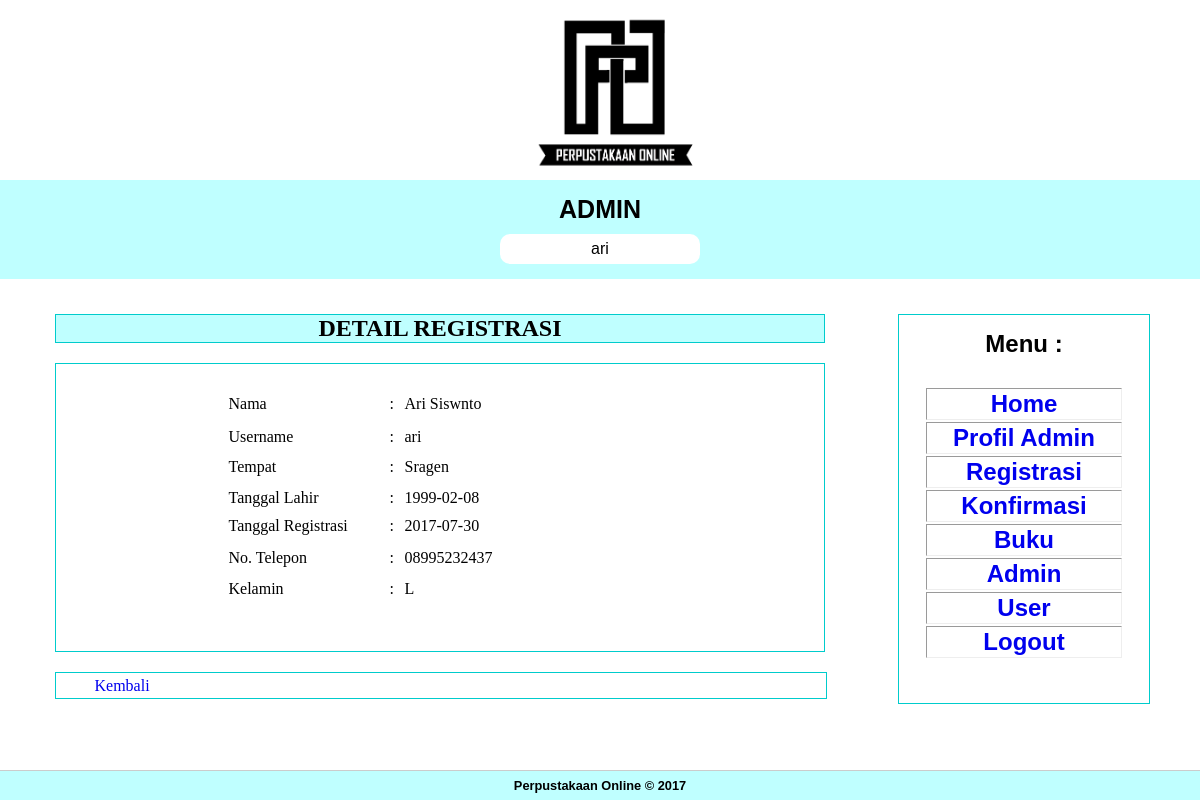
Page /admin/index.php?page=reg_detail&id_registrasi=REG20170723001 (signed in) on the committed database.
### tables this page shows
CREATE TABLE IF NOT EXISTS `tb_registrasi` (
  `id_registrasi` varchar(14) NOT NULL,
  `nama` varchar(50) NOT NULL,
  `username` varchar(20) NOT NULL,
  `password` varchar(20) NOT NULL,
  `tempat` varchar(20) NOT NULL,
  `tgl_lahir` date NOT NULL,
  `no_telepon` varchar(20) NOT NULL,
  `tgl_registrasi` date NOT NULL,
  `kelamin` enum('L','P') NOT NULL,
  PRIMARY KEY (`id_registrasi`),
  UNIQUE KEY `username` (`username`)
);

### admin/reg_detail.php (the view)
<?php include '../conn/koneksi.php';?>
<link rel="stylesheet" type="text/css" href="../artikelcss.css">
<div id="judul">  DETAIL REGISTRASI</div>
<div id="tabel">
  <p>&nbsp;</p>
  <div align="center">
    <table width="429" border="0">
      <?php
            $id_registrasi	= isset($_GET['id_registrasi']) ? $_GET['id_registrasi'] : "";
			$query=mysql_query("SELECT * FROM tb_registrasi WHERE id_registrasi='$id_registrasi'", $dbconn);
			$data=mysql_fetch_array($query);
			?>
      <tr>
        <td width="157" height="31">Nama</td>
        <td width="11">:</td>
        <td width="247"><?php echo $data['nama']; ?></td>
      </tr>
      <tr>
        <td height="28">Username</td>
        <td>:</td>
        <td><?php echo $data['username']; ?></td>
      </tr>
      <tr>
        <td height="29">Tempat</td>
        <td>:</td>
        <td><?php echo $data['tempat']; ?></td>
      </tr>
      <tr>
        <td height="26">Tanggal Lahir</td>
        <td>:</td>
        <td><?php echo $data['tgl_lahir']; ?></td>
      </tr>
      <tr>
        <td height="30">Tanggal Registrasi</td>
        <td>:</td>
        <td><?php echo $data['tgl_registrasi']; ?></td>
      </tr>
      <tr>
        <td height="29">No. Telepon</td>
        <td>:</td>
        <td><?php echo $data['no_telepon']; ?></td>
      </tr>
      <tr>
        <td height="29">Kelamin</td>
        <td>:</td>
        <td><?php echo $data['kelamin']; ?></td>
      </tr>
  </table>
    <p>&nbsp;</p>
    <p>&nbsp;</p>
  </div>
</div>
<div id="back"> <a style="text-decoration: none"; href="index.php?page=reg_data">Kembali</a> </div>
<p>&nbsp;</p>
<p>&nbsp;</p>

### artikelcss.css (style rules this page uses)
#tabel { height: auto; width: auto; border: 1px solid #0CC; padding: 10px 25px 5px; text-align: left; }
#judul { border: 1px solid #0cc; text-align: center; font-weight: bold; font-size: 24px; margin-bottom: 20px; background-color: #BFFFFF; }
#back { height: 25px; width: 95%; margin-top: 20px; border: 1px solid #0cc; padding-left: 5%; line-height: 25px; }

### rows in the picture
tb_registrasi: nama "Ari Siswnto", username "ari", tempat "Sragen", tgl_lahir "1999-02-08", tgl_registrasi "2017-07-30", no_telepon "08995232437", kelamin "L"

### other values in the picture
$_SESSION['username'] "ari"
